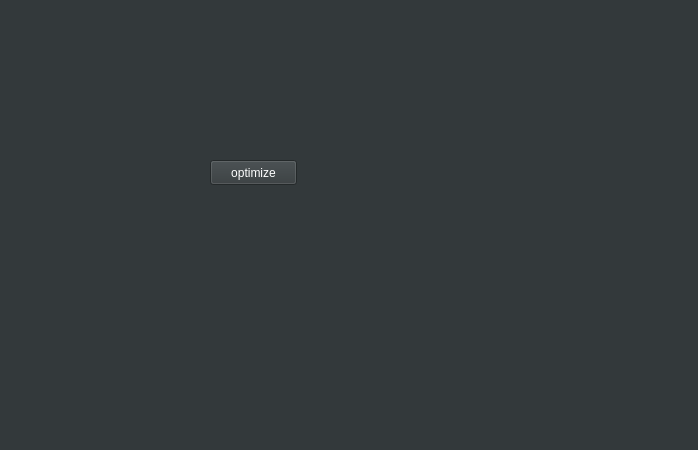
<?xml version="1.0" encoding="UTF-8"?>
<ui version="4.0">
 <class>MainWindow</class>
 <widget class="QMainWindow" name="MainWindow">
  <property name="geometry">
   <rect>
    <x>0</x>
    <y>0</y>
    <width>698</width>
    <height>450</height>
   </rect>
  </property>
  <property name="windowTitle">
   <string>MainWindow</string>
  </property>
  <property name="styleSheet">
   <string notr="true">background-color: rgb(51, 57, 59);
color: rgb(255, 255, 255);
</string>
  </property>
  <widget class="QWidget" name="centralwidget">
   <widget class="QPushButton" name="pushButton_optimize">
    <property name="geometry">
     <rect>
      <x>210</x>
      <y>160</y>
      <width>87</width>
      <height>25</height>
     </rect>
    </property>
    <property name="text">
     <string>optimize</string>
    </property>
   </widget>
  </widget>
  <widget class="QMenuBar" name="menubar">
   <property name="geometry">
    <rect>
     <x>0</x>
     <y>0</y>
     <width>698</width>
     <height>22</height>
    </rect>
   </property>
  </widget>
  <widget class="QStatusBar" name="statusbar"/>
 </widget>
 <resources/>
 <connections/>
</ui>
